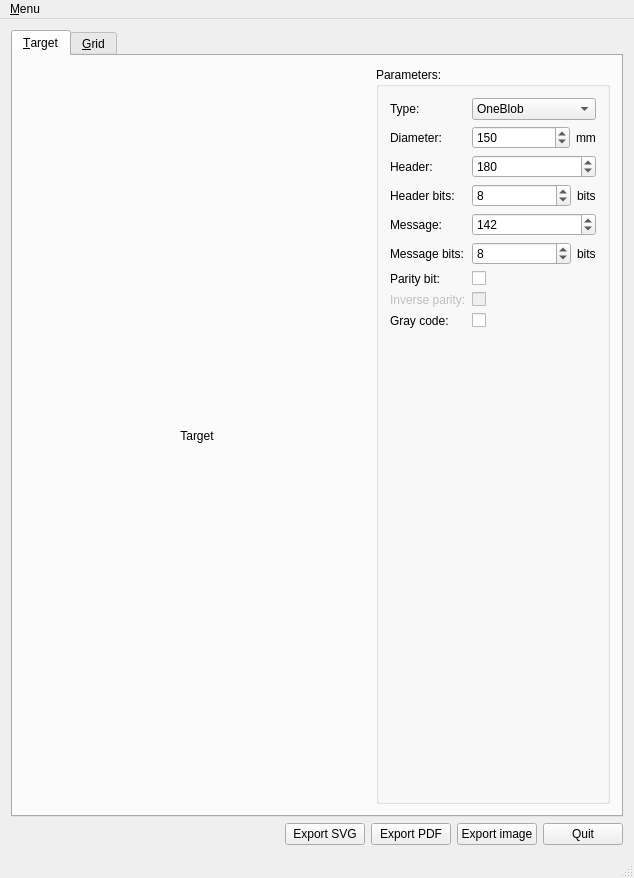
<?xml version="1.0" encoding="UTF-8"?>
<ui version="4.0">
 <class>TargetGenerator</class>
 <widget class="QMainWindow" name="TargetGenerator">
  <property name="geometry">
   <rect>
    <x>0</x>
    <y>0</y>
    <width>634</width>
    <height>878</height>
   </rect>
  </property>
  <property name="windowTitle">
   <string>TargetGenerator</string>
  </property>
  <property name="windowIcon">
   <iconset resource="ressources.qrc">
    <normaloff>:/images/icon</normaloff>:/images/icon</iconset>
  </property>
  <widget class="QWidget" name="centralWidget">
   <layout class="QVBoxLayout" name="verticalLayout_2">
    <item>
     <widget class="QTabWidget" name="tabWidget">
      <property name="currentIndex">
       <number>0</number>
      </property>
      <widget class="QWidget" name="tabTarget">
       <attribute name="title">
        <string>&amp;Target</string>
       </attribute>
       <layout class="QHBoxLayout" name="horizontalLayout_5">
        <item>
         <widget class="QLabel" name="targetLabel">
          <property name="sizePolicy">
           <sizepolicy hsizetype="Expanding" vsizetype="Expanding">
            <horstretch>0</horstretch>
            <verstretch>0</verstretch>
           </sizepolicy>
          </property>
          <property name="text">
           <string>Target</string>
          </property>
          <property name="alignment">
           <set>Qt::AlignCenter</set>
          </property>
         </widget>
        </item>
        <item>
         <widget class="QGroupBox" name="parametersGroupBox">
          <property name="title">
           <string>Parameters:</string>
          </property>
          <layout class="QVBoxLayout" name="verticalLayout_4">
           <item>
            <layout class="QFormLayout" name="formLayout">
             <property name="fieldGrowthPolicy">
              <enum>QFormLayout::AllNonFixedFieldsGrow</enum>
             </property>
             <item row="0" column="0">
              <widget class="QLabel" name="typeLabel">
               <property name="text">
                <string>Type:</string>
               </property>
              </widget>
             </item>
             <item row="0" column="1">
              <widget class="QComboBox" name="typeComboBox">
               <item>
                <property name="text">
                 <string>OneBlob</string>
                </property>
               </item>
               <item>
                <property name="text">
                 <string>ThreeBlobs</string>
                </property>
               </item>
               <item>
                <property name="text">
                 <string>TwoRings</string>
                </property>
               </item>
              </widget>
             </item>
             <item row="1" column="0">
              <widget class="QLabel" name="diameterLabel">
               <property name="text">
                <string>Diameter:</string>
               </property>
              </widget>
             </item>
             <item row="1" column="1">
              <layout class="QHBoxLayout" name="horizontalLayout_4">
               <item>
                <widget class="QSpinBox" name="diameterSpinBox">
                 <property name="minimum">
                  <number>20</number>
                 </property>
                 <property name="maximum">
                  <number>9999</number>
                 </property>
                 <property name="value">
                  <number>150</number>
                 </property>
                </widget>
               </item>
               <item>
                <widget class="QLabel" name="diameterUnitLabel">
                 <property name="sizePolicy">
                  <sizepolicy hsizetype="Maximum" vsizetype="Preferred">
                   <horstretch>0</horstretch>
                   <verstretch>0</verstretch>
                  </sizepolicy>
                 </property>
                 <property name="text">
                  <string>mm</string>
                 </property>
                </widget>
               </item>
              </layout>
             </item>
             <item row="2" column="0">
              <widget class="QLabel" name="headerLabel">
               <property name="text">
                <string>Header:</string>
               </property>
              </widget>
             </item>
             <item row="2" column="1">
              <widget class="QSpinBox" name="headerSpinBox">
               <property name="maximum">
                <number>255</number>
               </property>
               <property name="value">
                <number>180</number>
               </property>
              </widget>
             </item>
             <item row="3" column="0">
              <widget class="QLabel" name="headerBitsLabel">
               <property name="text">
                <string>Header bits:</string>
               </property>
              </widget>
             </item>
             <item row="3" column="1">
              <layout class="QHBoxLayout" name="horizontalLayout_3">
               <item>
                <widget class="QSpinBox" name="headerBitsSpinBox">
                 <property name="minimum">
                  <number>2</number>
                 </property>
                 <property name="maximum">
                  <number>31</number>
                 </property>
                 <property name="value">
                  <number>8</number>
                 </property>
                </widget>
               </item>
               <item>
                <widget class="QLabel" name="headerBitUnitLabel">
                 <property name="sizePolicy">
                  <sizepolicy hsizetype="Maximum" vsizetype="Preferred">
                   <horstretch>0</horstretch>
                   <verstretch>0</verstretch>
                  </sizepolicy>
                 </property>
                 <property name="text">
                  <string>bits</string>
                 </property>
                </widget>
               </item>
              </layout>
             </item>
             <item row="4" column="0">
              <widget class="QLabel" name="messageLabel">
               <property name="text">
                <string>Message:</string>
               </property>
              </widget>
             </item>
             <item row="4" column="1">
              <widget class="QSpinBox" name="messageSpinBox">
               <property name="maximum">
                <number>255</number>
               </property>
               <property name="value">
                <number>142</number>
               </property>
              </widget>
             </item>
             <item row="5" column="0">
              <widget class="QLabel" name="messageBitsLabel">
               <property name="text">
                <string>Message bits:</string>
               </property>
              </widget>
             </item>
             <item row="5" column="1">
              <layout class="QHBoxLayout" name="horizontalLayout_2">
               <item>
                <widget class="QSpinBox" name="messageBitsSpinBox">
                 <property name="minimum">
                  <number>2</number>
                 </property>
                 <property name="maximum">
                  <number>31</number>
                 </property>
                 <property name="value">
                  <number>8</number>
                 </property>
                </widget>
               </item>
               <item>
                <widget class="QLabel" name="messageBitsUnitLabel">
                 <property name="sizePolicy">
                  <sizepolicy hsizetype="Maximum" vsizetype="Preferred">
                   <horstretch>0</horstretch>
                   <verstretch>0</verstretch>
                  </sizepolicy>
                 </property>
                 <property name="text">
                  <string>bits</string>
                 </property>
                </widget>
               </item>
              </layout>
             </item>
             <item row="6" column="0">
              <widget class="QLabel" name="parityBitLabel">
               <property name="text">
                <string>Parity bit:</string>
               </property>
              </widget>
             </item>
             <item row="6" column="1">
              <widget class="QCheckBox" name="parityBitCheckBox"/>
             </item>
             <item row="7" column="0">
              <widget class="QLabel" name="inverseParityLabel">
               <property name="enabled">
                <bool>false</bool>
               </property>
               <property name="text">
                <string>Inverse parity:</string>
               </property>
              </widget>
             </item>
             <item row="7" column="1">
              <widget class="QCheckBox" name="inverseParityCheckBox">
               <property name="enabled">
                <bool>false</bool>
               </property>
              </widget>
             </item>
             <item row="8" column="0">
              <widget class="QLabel" name="grayCodeLabel">
               <property name="text">
                <string>Gray code:</string>
               </property>
              </widget>
             </item>
             <item row="8" column="1">
              <widget class="QCheckBox" name="grayCodeCheckBox"/>
             </item>
            </layout>
           </item>
           <item>
            <spacer name="verticalSpacer">
             <property name="orientation">
              <enum>Qt::Vertical</enum>
             </property>
             <property name="sizeHint" stdset="0">
              <size>
               <width>206</width>
               <height>293</height>
              </size>
             </property>
            </spacer>
           </item>
          </layout>
         </widget>
        </item>
       </layout>
      </widget>
      <widget class="QWidget" name="tabGrid">
       <attribute name="title">
        <string>&amp;Grid</string>
       </attribute>
       <layout class="QHBoxLayout" name="horizontalLayout_18">
        <item>
         <widget class="QLabel" name="gridLabel">
          <property name="sizePolicy">
           <sizepolicy hsizetype="Expanding" vsizetype="Expanding">
            <horstretch>0</horstretch>
            <verstretch>0</verstretch>
           </sizepolicy>
          </property>
          <property name="text">
           <string>Grid</string>
          </property>
          <property name="alignment">
           <set>Qt::AlignCenter</set>
          </property>
         </widget>
        </item>
        <item>
         <layout class="QVBoxLayout" name="verticalLayout_3">
          <property name="spacing">
           <number>3</number>
          </property>
          <item>
           <widget class="QGroupBox" name="typeGroupBox">
            <property name="title">
             <string>Type:</string>
            </property>
            <layout class="QHBoxLayout" name="horizontalLayout_11">
             <item>
              <widget class="QPushButton" name="dotsButton">
               <property name="sizePolicy">
                <sizepolicy hsizetype="Minimum" vsizetype="Fixed">
                 <horstretch>0</horstretch>
                 <verstretch>0</verstretch>
                </sizepolicy>
               </property>
               <property name="styleSheet">
                <string notr="true">QPushButton:checked {  color:black; background-color: rgb(170, 255, 127); }</string>
               </property>
               <property name="text">
                <string>Dots</string>
               </property>
               <property name="icon">
                <iconset resource="ressources.qrc">
                 <normaloff>:/images/dots</normaloff>:/images/dots</iconset>
               </property>
               <property name="iconSize">
                <size>
                 <width>64</width>
                 <height>64</height>
                </size>
               </property>
               <property name="checkable">
                <bool>true</bool>
               </property>
               <property name="checked">
                <bool>true</bool>
               </property>
              </widget>
             </item>
             <item>
              <widget class="QPushButton" name="targetsButton">
               <property name="sizePolicy">
                <sizepolicy hsizetype="Minimum" vsizetype="Fixed">
                 <horstretch>0</horstretch>
                 <verstretch>0</verstretch>
                </sizepolicy>
               </property>
               <property name="styleSheet">
                <string notr="true">QPushButton:checked {  color:black; background-color: rgb(170, 255, 127); }</string>
               </property>
               <property name="text">
                <string>Targets</string>
               </property>
               <property name="icon">
                <iconset resource="ressources.qrc">
                 <normaloff>:/images/targets</normaloff>:/images/targets</iconset>
               </property>
               <property name="iconSize">
                <size>
                 <width>64</width>
                 <height>64</height>
                </size>
               </property>
               <property name="checkable">
                <bool>true</bool>
               </property>
               <property name="checked">
                <bool>false</bool>
               </property>
              </widget>
             </item>
             <item>
              <widget class="QPushButton" name="chessboardButton">
               <property name="styleSheet">
                <string notr="true">QPushButton:checked {  color:black; background-color: rgb(170, 255, 127); }</string>
               </property>
               <property name="text">
                <string>ChessBoard</string>
               </property>
               <property name="icon">
                <iconset resource="ressources.qrc">
                 <normaloff>:/images/chessboard</normaloff>:/images/chessboard</iconset>
               </property>
               <property name="iconSize">
                <size>
                 <width>64</width>
                 <height>64</height>
                </size>
               </property>
               <property name="checkable">
                <bool>true</bool>
               </property>
              </widget>
             </item>
            </layout>
           </widget>
          </item>
          <item>
           <widget class="QGroupBox" name="positionGroupBox">
            <property name="title">
             <string>Position:</string>
            </property>
            <layout class="QHBoxLayout" name="horizontalLayout_6">
             <item>
              <widget class="QPushButton" name="stantardButton">
               <property name="sizePolicy">
                <sizepolicy hsizetype="Minimum" vsizetype="Fixed">
                 <horstretch>0</horstretch>
                 <verstretch>0</verstretch>
                </sizepolicy>
               </property>
               <property name="styleSheet">
                <string notr="true">QPushButton:checked {  color:black; background-color: rgb(170, 255, 127); }</string>
               </property>
               <property name="text">
                <string>Standard</string>
               </property>
               <property name="icon">
                <iconset resource="ressources.qrc">
                 <normaloff>:/images/dots</normaloff>:/images/dots</iconset>
               </property>
               <property name="iconSize">
                <size>
                 <width>64</width>
                 <height>64</height>
                </size>
               </property>
               <property name="checkable">
                <bool>true</bool>
               </property>
               <property name="checked">
                <bool>true</bool>
               </property>
              </widget>
             </item>
             <item>
              <widget class="QPushButton" name="shiftedButton">
               <property name="sizePolicy">
                <sizepolicy hsizetype="Minimum" vsizetype="Fixed">
                 <horstretch>0</horstretch>
                 <verstretch>0</verstretch>
                </sizepolicy>
               </property>
               <property name="styleSheet">
                <string notr="true">QPushButton:checked {  color:black; background-color: rgb(170, 255, 127); }</string>
               </property>
               <property name="text">
                <string>Shifted</string>
               </property>
               <property name="icon">
                <iconset resource="ressources.qrc">
                 <normaloff>:/images/dots_shifted</normaloff>:/images/dots_shifted</iconset>
               </property>
               <property name="iconSize">
                <size>
                 <width>64</width>
                 <height>64</height>
                </size>
               </property>
               <property name="checkable">
                <bool>true</bool>
               </property>
              </widget>
             </item>
            </layout>
           </widget>
          </item>
          <item>
           <widget class="QGroupBox" name="dimensionGroupBox">
            <property name="title">
             <string>Dimension:</string>
            </property>
            <layout class="QHBoxLayout" name="horizontalLayout_12">
             <item>
              <layout class="QFormLayout" name="formLayout_2">
               <property name="fieldGrowthPolicy">
                <enum>QFormLayout::AllNonFixedFieldsGrow</enum>
               </property>
               <item row="0" column="0">
                <widget class="QLabel" name="horizontalLabel">
                 <property name="text">
                  <string>Horizontal:</string>
                 </property>
                </widget>
               </item>
               <item row="0" column="1">
                <widget class="QSpinBox" name="horizontalSpinBox">
                 <property name="minimum">
                  <number>1</number>
                 </property>
                 <property name="value">
                  <number>6</number>
                 </property>
                </widget>
               </item>
               <item row="1" column="0">
                <widget class="QLabel" name="verticalLabel">
                 <property name="text">
                  <string>Vertical:</string>
                 </property>
                </widget>
               </item>
               <item row="1" column="1">
                <widget class="QSpinBox" name="verticalSpinBox">
                 <property name="minimum">
                  <number>1</number>
                 </property>
                 <property name="value">
                  <number>7</number>
                 </property>
                </widget>
               </item>
              </layout>
             </item>
            </layout>
           </widget>
          </item>
          <item>
           <widget class="QGroupBox" name="dotGroupBox">
            <property name="title">
             <string>Parameters:</string>
            </property>
            <layout class="QHBoxLayout" name="horizontalLayout_14">
             <item>
              <layout class="QFormLayout" name="formLayout_3">
               <item row="0" column="0">
                <widget class="QLabel" name="dotSizeLabel">
                 <property name="text">
                  <string>Dot size:</string>
                 </property>
                </widget>
               </item>
               <item row="0" column="1">
                <layout class="QHBoxLayout" name="horizontalLayout_9">
                 <item>
                  <widget class="QSpinBox" name="dotSizeSpinBox">
                   <property name="minimum">
                    <number>5</number>
                   </property>
                   <property name="maximum">
                    <number>9999</number>
                   </property>
                   <property name="value">
                    <number>15</number>
                   </property>
                  </widget>
                 </item>
                 <item>
                  <widget class="QLabel" name="dotSizeUnitLabel">
                   <property name="sizePolicy">
                    <sizepolicy hsizetype="Fixed" vsizetype="Preferred">
                     <horstretch>0</horstretch>
                     <verstretch>0</verstretch>
                    </sizepolicy>
                   </property>
                   <property name="text">
                    <string>mm</string>
                   </property>
                  </widget>
                 </item>
                </layout>
               </item>
               <item row="1" column="0">
                <widget class="QLabel" name="dotDistanceLabel">
                 <property name="text">
                  <string>Distance:</string>
                 </property>
                </widget>
               </item>
               <item row="1" column="1">
                <layout class="QHBoxLayout" name="horizontalLayout_8">
                 <item>
                  <widget class="QSpinBox" name="dotDistanceSpinBox">
                   <property name="minimum">
                    <number>5</number>
                   </property>
                   <property name="maximum">
                    <number>9999</number>
                   </property>
                   <property name="value">
                    <number>30</number>
                   </property>
                  </widget>
                 </item>
                 <item>
                  <widget class="QLabel" name="dotDistanceUnitLabel">
                   <property name="sizePolicy">
                    <sizepolicy hsizetype="Fixed" vsizetype="Preferred">
                     <horstretch>0</horstretch>
                     <verstretch>0</verstretch>
                    </sizepolicy>
                   </property>
                   <property name="text">
                    <string>mm</string>
                   </property>
                  </widget>
                 </item>
                </layout>
               </item>
              </layout>
             </item>
            </layout>
           </widget>
          </item>
          <item>
           <widget class="QGroupBox" name="targetGroupBox">
            <property name="title">
             <string>Parameters:</string>
            </property>
            <layout class="QHBoxLayout" name="horizontalLayout_15">
             <item>
              <layout class="QFormLayout" name="formLayout_5">
               <property name="fieldGrowthPolicy">
                <enum>QFormLayout::AllNonFixedFieldsGrow</enum>
               </property>
               <item row="0" column="0">
                <widget class="QLabel" name="targetSizeLabel">
                 <property name="text">
                  <string>Target size:</string>
                 </property>
                </widget>
               </item>
               <item row="1" column="0">
                <widget class="QLabel" name="targetDistanceLabel">
                 <property name="text">
                  <string>Distance:</string>
                 </property>
                </widget>
               </item>
               <item row="1" column="1">
                <layout class="QHBoxLayout" name="horizontalLayout_13">
                 <item>
                  <widget class="QSpinBox" name="targetDistanceSpinBox">
                   <property name="minimum">
                    <number>5</number>
                   </property>
                   <property name="maximum">
                    <number>9999</number>
                   </property>
                   <property name="value">
                    <number>50</number>
                   </property>
                  </widget>
                 </item>
                 <item>
                  <widget class="QLabel" name="targetDistanceUnitLabel">
                   <property name="sizePolicy">
                    <sizepolicy hsizetype="Fixed" vsizetype="Preferred">
                     <horstretch>0</horstretch>
                     <verstretch>0</verstretch>
                    </sizepolicy>
                   </property>
                   <property name="text">
                    <string>mm</string>
                   </property>
                  </widget>
                 </item>
                </layout>
               </item>
               <item row="0" column="1">
                <layout class="QHBoxLayout" name="horizontalLayout_17">
                 <item>
                  <widget class="QSpinBox" name="targetSizeSpinBox">
                   <property name="minimum">
                    <number>1</number>
                   </property>
                   <property name="value">
                    <number>45</number>
                   </property>
                  </widget>
                 </item>
                 <item>
                  <widget class="QLabel" name="targetSizeUnitLabel">
                   <property name="sizePolicy">
                    <sizepolicy hsizetype="Fixed" vsizetype="Preferred">
                     <horstretch>0</horstretch>
                     <verstretch>0</verstretch>
                    </sizepolicy>
                   </property>
                   <property name="text">
                    <string>mm</string>
                   </property>
                  </widget>
                 </item>
                </layout>
               </item>
              </layout>
             </item>
            </layout>
           </widget>
          </item>
          <item>
           <widget class="QGroupBox" name="squareGroupBox">
            <property name="title">
             <string>Parameters:</string>
            </property>
            <layout class="QHBoxLayout" name="horizontalLayout_16">
             <item>
              <layout class="QFormLayout" name="formLayout_6">
               <item row="0" column="0">
                <widget class="QLabel" name="squareSizeLabel">
                 <property name="text">
                  <string>Square size:</string>
                 </property>
                </widget>
               </item>
               <item row="0" column="1">
                <layout class="QHBoxLayout" name="horizontalLayout_10">
                 <item>
                  <widget class="QSpinBox" name="squareSizeSpinBox">
                   <property name="minimum">
                    <number>5</number>
                   </property>
                   <property name="maximum">
                    <number>9999</number>
                   </property>
                   <property name="value">
                    <number>30</number>
                   </property>
                  </widget>
                 </item>
                 <item>
                  <widget class="QLabel" name="squareSizeUnitLabel">
                   <property name="sizePolicy">
                    <sizepolicy hsizetype="Fixed" vsizetype="Preferred">
                     <horstretch>0</horstretch>
                     <verstretch>0</verstretch>
                    </sizepolicy>
                   </property>
                   <property name="text">
                    <string>mm</string>
                   </property>
                  </widget>
                 </item>
                </layout>
               </item>
              </layout>
             </item>
            </layout>
           </widget>
          </item>
          <item>
           <widget class="QGroupBox" name="valuesGroupBox">
            <property name="title">
             <string>Values:</string>
            </property>
            <layout class="QHBoxLayout" name="horizontalLayout_7">
             <item>
              <widget class="QPlainTextEdit" name="valuesEdit"/>
             </item>
             <item>
              <layout class="QVBoxLayout" name="verticalLayout">
               <item>
                <widget class="QPushButton" name="generateButton">
                 <property name="text">
                  <string>Generate</string>
                 </property>
                </widget>
               </item>
               <item>
                <spacer name="verticalSpacer_3">
                 <property name="orientation">
                  <enum>Qt::Vertical</enum>
                 </property>
                 <property name="sizeHint" stdset="0">
                  <size>
                   <width>20</width>
                   <height>40</height>
                  </size>
                 </property>
                </spacer>
               </item>
              </layout>
             </item>
            </layout>
           </widget>
          </item>
          <item>
           <spacer name="verticalSpacer_2">
            <property name="orientation">
             <enum>Qt::Vertical</enum>
            </property>
            <property name="sizeHint" stdset="0">
             <size>
              <width>20</width>
              <height>40</height>
             </size>
            </property>
           </spacer>
          </item>
         </layout>
        </item>
       </layout>
      </widget>
     </widget>
    </item>
    <item>
     <layout class="QHBoxLayout" name="horizontalLayout">
      <item>
       <spacer name="horizontalSpacer">
        <property name="orientation">
         <enum>Qt::Horizontal</enum>
        </property>
        <property name="sizeHint" stdset="0">
         <size>
          <width>40</width>
          <height>20</height>
         </size>
        </property>
       </spacer>
      </item>
      <item>
       <widget class="QPushButton" name="svgButton">
        <property name="text">
         <string>Export SVG</string>
        </property>
       </widget>
      </item>
      <item>
       <widget class="QPushButton" name="pdfButton">
        <property name="text">
         <string>Export PDF</string>
        </property>
       </widget>
      </item>
      <item>
       <widget class="QPushButton" name="imageButton">
        <property name="text">
         <string>Export image</string>
        </property>
       </widget>
      </item>
      <item>
       <widget class="QPushButton" name="quitButton">
        <property name="text">
         <string>Quit</string>
        </property>
       </widget>
      </item>
     </layout>
    </item>
   </layout>
  </widget>
  <widget class="QMenuBar" name="menuBar">
   <property name="geometry">
    <rect>
     <x>0</x>
     <y>0</y>
     <width>634</width>
     <height>25</height>
    </rect>
   </property>
   <widget class="QMenu" name="menuMenu">
    <property name="title">
     <string>&amp;Menu</string>
    </property>
    <addaction name="action_Quit"/>
   </widget>
   <addaction name="menuMenu"/>
  </widget>
  <widget class="QStatusBar" name="statusBar"/>
  <action name="action_Quit">
   <property name="text">
    <string>&amp;Quit</string>
   </property>
   <property name="shortcut">
    <string>Ctrl+Q</string>
   </property>
  </action>
 </widget>
 <layoutdefault spacing="6" margin="11"/>
 <resources>
  <include location="ressources.qrc"/>
 </resources>
 <connections>
  <connection>
   <sender>action_Quit</sender>
   <signal>triggered()</signal>
   <receiver>TargetGenerator</receiver>
   <slot>close()</slot>
   <hints>
    <hint type="sourcelabel">
     <x>-1</x>
     <y>-1</y>
    </hint>
    <hint type="destinationlabel">
     <x>264</x>
     <y>189</y>
    </hint>
   </hints>
  </connection>
  <connection>
   <sender>quitButton</sender>
   <signal>clicked()</signal>
   <receiver>TargetGenerator</receiver>
   <slot>close()</slot>
   <hints>
    <hint type="sourcelabel">
     <x>522</x>
     <y>483</y>
    </hint>
    <hint type="destinationlabel">
     <x>287</x>
     <y>264</y>
    </hint>
   </hints>
  </connection>
  <connection>
   <sender>parityBitCheckBox</sender>
   <signal>clicked(bool)</signal>
   <receiver>inverseParityCheckBox</receiver>
   <slot>setEnabled(bool)</slot>
   <hints>
    <hint type="sourcelabel">
     <x>550</x>
     <y>314</y>
    </hint>
    <hint type="destinationlabel">
     <x>550</x>
     <y>341</y>
    </hint>
   </hints>
  </connection>
  <connection>
   <sender>parityBitCheckBox</sender>
   <signal>clicked(bool)</signal>
   <receiver>inverseParityLabel</receiver>
   <slot>setEnabled(bool)</slot>
   <hints>
    <hint type="sourcelabel">
     <x>550</x>
     <y>314</y>
    </hint>
    <hint type="destinationlabel">
     <x>444</x>
     <y>341</y>
    </hint>
   </hints>
  </connection>
 </connections>
</ui>
